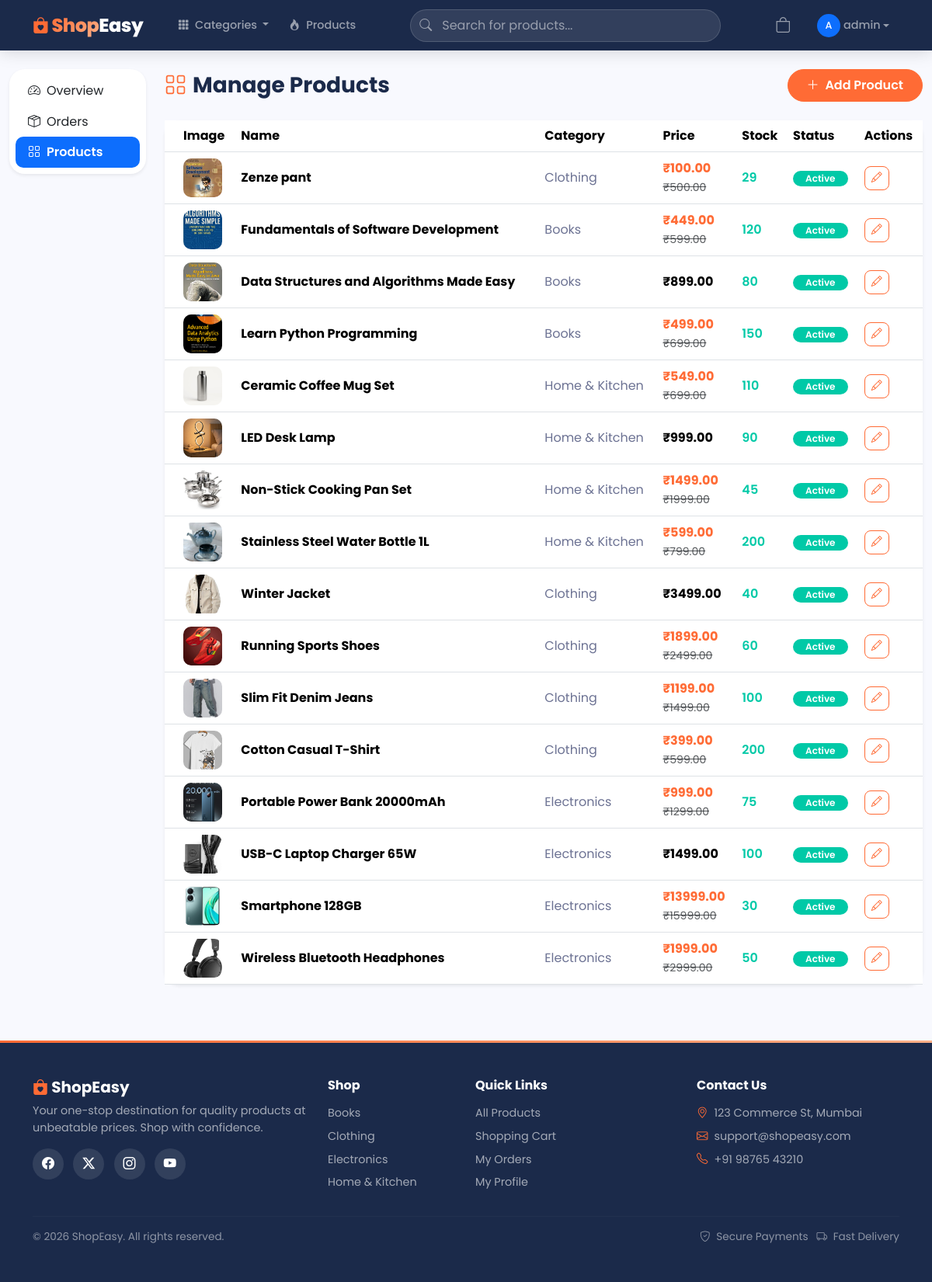
/dashboard/products/ (signed in), run on the app's committed database.
### accounts/models.py (models this page shows, shortened)
class User(AbstractUser):
    phone = models.CharField(max_length=15, blank=True)
    address = models.TextField(blank=True)
    city = models.CharField(max_length=100, blank=True)
    state = models.CharField(max_length=100, blank=True)
    pincode = models.CharField(max_length=10, blank=True)

### products/models.py (models this page shows, shortened)
class Product(models.Model):
    category = models.ForeignKey(Category, on_delete=models.CASCADE, related_name='products')
    name = models.CharField(max_length=300)
    slug = models.SlugField(unique=True)
    description = models.TextField()
    price = models.DecimalField(max_digits=10, decimal_places=2)
    discount_price = models.DecimalField(max_digits=10, decimal_places=2, null=True, blank=True)
    image = models.ImageField(upload_to='products/')
    stock = models.PositiveIntegerField(default=0)
    available = models.BooleanField(default=True)
    featured = models.BooleanField(default=False)
    created_at = models.DateTimeField(auto_now_add=True)
    updated_at = models.DateTimeField(auto_now=True)
    class Meta:
        ordering = ['-created_at']

class Category(models.Model):
    name = models.CharField(max_length=200)
    slug = models.SlugField(unique=True)
    image = models.ImageField(upload_to='categories/', blank=True)
    class Meta:
        verbose_name_plural = 'Categories'
        ordering = ['name']

### dashboard/views.py (the view)
# urls.py: path('products/', views.dashboard_products, name='dashboard_products'),
@staff_member_required
def dashboard_products(request):
    products = Product.objects.all()
    return render(request, 'dashboard/products.html', {'products': products})

### templates/dashboard/products.html (shortened to what this page needs)
{% extends 'base.html' %}
{% load static %}
{% block content %}
<div class="container-fluid py-4">
    <div class="row g-4">
        <div class="col-lg-2 animate-fadeInLeft">
            <div class="card shadow-sm" style="border-radius:var(--radius-lg);">
                <div class="card-body p-2">
                    <div class="list-group list-group-flush">
                        <a href="{% url 'dashboard_home' %}" class="list-group-item list-group-item-action" style="border-radius:10px;border:none;">
                            <i class="bi bi-speedometer2 me-2"></i>Overview
                        </a>
                        <a href="{% url 'dashboard_orders' %}" class="list-group-item list-group-item-action" style="border-radius:10px;border:none;">
                            <i class="bi bi-box-seam me-2"></i>Orders
                        </a>
                        <a href="{% url 'dashboard_products' %}" class="list-group-item list-group-item-action active" style="border-radius:10px;border:none;font-weight:600;">
                            <i class="bi bi-grid me-2"></i>Products
                        </a>
                    </div>
                </div>
            </div>
        </div>
        <div class="col-lg-10">
            <div class="d-flex justify-content-between align-items-center mb-4 animate-fadeInUp">
                <h3 class="fw-bold mb-0" style="color:var(--secondary);">
                    <i class="bi bi-grid me-2" style="color:var(--primary);"></i>Manage Products
                </h3>
                <a href="{% url 'admin:products_product_add' %}" class="btn btn-primary" style="border-radius:50px;padding:0.5rem 1.5rem;">
                    <i class="bi bi-plus-lg me-1"></i> Add Product
                </a>
            </div>
            <div class="card shadow-sm animate-fadeInUp delay-1">
                <div class="card-body p-0">
                    <div class="table-responsive">
                        <table class="table table-hover mb-0 align-middle">
                            <thead style="background:var(--secondary);color:#fff;">
                                <tr>
                                    <th class="ps-4">Image</th>
                                    <th>Name</th>
                                    <th>Category</th>
                                    <th>Price</th>
                                    <th>Stock</th>
                                    <th>Status</th>
                                    <th>Actions</th>
                                </tr>
                            </thead>
                            <tbody>
                                {% for product in products %}
                                <tr>
                                    <td class="ps-4">
                                        {% if product.image %}
                                        <img src="{{ product.image.url }}" style="width:50px;height:50px;object-fit:cover;border-radius:10px;">
                                        {% else %}
                                        <div style="width:50px;height:50px;border-radius:10px;background:var(--bg-light);" class="d-flex align-items-center justify-content-center">
                                            <i class="bi bi-image text-muted"></i>
                                        </div>
                                        {% endif %}
                                    </td>
                                    <td class="fw-bold">{{ product.name }}</td>
                                    <td style="color:var(--text-muted);">{{ product.category.name }}</td>
                                    <td>
                                        {% if product.discount_price %}
                                        <span style="color:var(--primary);font-weight:700;">&#8377;{{ product.discount_price }}</span>
                                        <br><small class="text-muted text-decoration-line-through">&#8377;{{ product.price }}</small>
                                        {% else %}
                                        <span style="font-weight:700;">&#8377;{{ product.price }}</span>
                                        {% endif %}
                                    </td>
                                    <td>
                                        {% if product.stock > 10 %}
                                        <span style="color:var(--accent);font-weight:600;">{{ product.stock }}</span>
                                        {% elif product.stock > 0 %}
                                        <span style="color:#FFB020;font-weight:600;">{{ product.stock }}</span>
                                        {% else %}
                                        <span class="text-danger fw-bold">Out of stock</span>
                                        {% endif %}
                                    </td>
                                    <td>
                                        {% if product.available %}
                                        <span class="badge px-3 py-1" style="background:var(--accent);">Active</span>
                                        {% else %}
                                        <span class="badge bg-secondary px-3 py-1">Inactive</span>
                                        {% endif %}
                                    </td>
                                    <td>
                                        <a href="{% url 'admin:products_product_change' product.id %}" class="btn btn-sm btn-outline-primary" style="border-radius:8px;">
                                            <i class="bi bi-pencil"></i>
                                        </a>
                                    </td>
                                </tr>
                                {% empty %}
                                <tr><td colspan="7" class="text-center py-4" style="color:var(--text-muted);">No products yet</td></tr>
                                {% endfor %}
                            </tbody>
                        </table>
                    </div>
                </div>
            </div>
        </div>
    </div>
</div>
{% endblock %}

### templates/base.html (shortened to what this page needs)
{% load static %}
<!DOCTYPE html>
<html lang="en">
<head>
    <link href="https://cdn.jsdelivr.net/npm/bootstrap@5.3.3/dist/css/bootstrap.min.css" rel="stylesheet">
    <link href="https://cdn.jsdelivr.net/npm/bootstrap-icons@1.11.3/font/bootstrap-icons.min.css" rel="stylesheet">
    <link href="{% static 'css/style.css' %}" rel="stylesheet">
</head>
<body>
    <nav class="navbar navbar-expand-lg navbar-dark navbar-main sticky-top" id="mainNav">
        <div class="container">
            <a class="navbar-brand" href="{% url 'home' %}">
                <i class="bi bi-bag-heart-fill"></i> <span>Shop</span>Easy
            </a>
            <div class="collapse navbar-collapse" id="navbarNav">
                <ul class="navbar-nav me-auto ms-3">
                    <li class="nav-item dropdown nav-categories">
                        <a class="nav-link dropdown-toggle" href="#" data-bs-toggle="dropdown">
                            <i class="bi bi-grid-3x3-gap-fill me-1"></i> Categories
                        </a>
                    </li>
                    <li class="nav-item">
                        <a class="nav-link" href="{% url 'product_list' %}">
                            <i class="bi bi-fire me-1"></i> Products
                        </a>
                    </li>
                </ul>
                <form class="search-box flex-grow-1 mx-3" action="{% url 'product_list' %}" method="GET">
                    <i class="bi bi-search search-icon"></i>
                    <input class="form-control" type="search" name="q" placeholder="Search for products..." value="{{ query|default:'' }}">
                </form>
                <ul class="navbar-nav ms-auto align-items-center">
                    <li class="nav-item">
                        <a class="nav-link cart-link" href="{% url 'cart_detail' %}">
                            <i class="bi bi-bag fs-5"></i>
                        </a>
                    </li>
                    {% if user.is_authenticated %}
                    <li class="nav-item dropdown ms-2">
                        <a class="nav-link dropdown-toggle d-flex align-items-center" href="#" data-bs-toggle="dropdown">
                            <div class="rounded-circle bg-primary d-flex align-items-center justify-content-center me-1" style="width:30px;height:30px;font-size:0.8rem;color:#fff;">
                                {{ user.username|make_list|first|upper }}
                            </div>
                            {{ user.username }}
                        </a>
                    </li>
                    {% endif %}
                </ul>
            </div>
        </div>
    </nav>
    <main>
        {% block content %}{% endblock %}
    </main>
    <footer class="footer-main py-5 mt-5">
        <div class="container">
            <div class="row g-4">
                <div class="col-lg-4">
                    <h5><i class="bi bi-bag-heart-fill" style="color:var(--primary);"></i> ShopEasy</h5>
                    <p style="color:rgba(255,255,255,0.6);font-size:0.9rem;">Your one-stop destination for quality products at unbeatable prices. Shop with confidence.</p>
                    <div class="footer-social mt-3">
                        <a href="#"><i class="bi bi-facebook"></i></a>
                        <a href="#"><i class="bi bi-twitter-x"></i></a>
                        <a href="#"><i class="bi bi-instagram"></i></a>
                        <a href="#"><i class="bi bi-youtube"></i></a>
                    </div>
                </div>
                <div class="col-lg-2">
                    <h6 class="mb-3">Shop</h6>
                    <ul class="list-unstyled" style="font-size:0.9rem;">
                        {% for cat in nav_categories %}
                        <li class="mb-2"><a href="{% url 'product_list' %}?category={{ cat.slug }}">{{ cat.name }}</a></li>
                        {% endfor %}
                    </ul>
                </div>
                <div class="col-lg-3">
                    <h6 class="mb-3">Quick Links</h6>
                    <ul class="list-unstyled" style="font-size:0.9rem;">
                        <li class="mb-2"><a href="{% url 'product_list' %}">All Products</a></li>
                        <li class="mb-2"><a href="{% url 'cart_detail' %}">Shopping Cart</a></li>
                        {% if user.is_authenticated %}
                        <li class="mb-2"><a href="{% url 'order_list' %}">My Orders</a></li>
                        <li class="mb-2"><a href="{% url 'profile' %}">My Profile</a></li>
                        {% else %}
                        <li class="mb-2"><a href="{% url 'login' %}">Login</a></li>
                        <li class="mb-2"><a href="{% url 'signup' %}">Sign Up</a></li>
                        {% endif %}
                    </ul>
                </div>
                <div class="col-lg-3">
                    <h6 class="mb-3">Contact Us</h6>
                    <ul class="list-unstyled" style="font-size:0.9rem;color:rgba(255,255,255,0.6);">
                        <li class="mb-2"><i class="bi bi-geo-alt me-2" style="color:var(--primary);"></i>123 Commerce St, Mumbai</li>
                        <li class="mb-2"><i class="bi bi-envelope me-2" style="color:var(--primary);"></i>support@shopeasy.com</li>
                        <li class="mb-2"><i class="bi bi-telephone me-2" style="color:var(--primary);"></i>+91 98765 43210</li>
                    </ul>
                </div>
            </div>
            <hr style="border-color:rgba(255,255,255,0.1);">
            <div class="d-flex justify-content-between align-items-center flex-wrap">
                <p style="color:rgba(255,255,255,0.5);font-size:0.85rem;" class="mb-0">&copy; 2026 ShopEasy. All rights reserved.</p>
                <div style="color:rgba(255,255,255,0.5);font-size:0.85rem;">
                    <i class="bi bi-shield-check me-1"></i> Secure Payments &nbsp;
                    <i class="bi bi-truck me-1"></i> Fast Delivery
                </div>
            </div>
        </div>
    </footer>
</body>
</html>

### data on the page
User: username|make_list "A", username "admin"
Product: image (picture), name "Zenze pant", category.name "Clothing", discount_price "100.00", price "500.00", stock "29", available "Active"
Product: image (picture), name "Fundamentals of Software Development", category.name "Books", discount_price "449.00", price "599.00", stock "120", available "Active"
Product: image (picture), name "Data Structures and Algorithms Made Easy", category.name "Books", price "899.00", stock "80", available "Active"
Product: image (picture), name "Learn Python Programming", category.name "Books", discount_price "499.00", price "699.00", stock "150", available "Active"
Product: image (picture), name "Ceramic Coffee Mug Set", category.name "Home & Kitchen", discount_price "549.00", price "699.00", stock "110", available "Active"
Product: image (picture), name "LED Desk Lamp", category.name "Home & Kitchen", price "999.00", stock "90", available "Active"
Product: image (picture), name "Non-Stick Cooking Pan Set", category.name "Home & Kitchen", discount_price "1499.00", price "1999.00", stock "45", available "Active"
Product: image (picture), name "Stainless Steel Water Bottle 1L", category.name "Home & Kitchen", discount_price "599.00", price "799.00", stock "200", available "Active"
Product: image (picture), name "Winter Jacket", category.name "Clothing", price "3499.00", stock "40", available "Active"
Product: image (picture), name "Running Sports Shoes", category.name "Clothing", discount_price "1899.00", price "2499.00", stock "60", available "Active"
Product: image (picture), name "Slim Fit Denim Jeans", category.name "Clothing", discount_price "1199.00", price "1499.00", stock "100", available "Active"
Product: image (picture), name "Cotton Casual T-Shirt", category.name "Clothing", discount_price "399.00", price "599.00", stock "200", available "Active"
Product: image (picture), name "Portable Power Bank 20000mAh", category.name "Electronics", discount_price "999.00", price "1299.00", stock "75", available "Active"
Product: image (picture), name "USB-C Laptop Charger 65W", category.name "Electronics", price "1499.00", stock "100", available "Active"
Product: image (picture), name "Smartphone 128GB", category.name "Electronics", discount_price "13999.00", price "15999.00", stock "30", available "Active"
Product: image (picture), name "Wireless Bluetooth Headphones", category.name "Electronics", discount_price "1999.00", price "2999.00", stock "50", available "Active"
Category: name "Books"
Category: name "Clothing"
Category: name "Electronics"
Category: name "Home & Kitchen"
